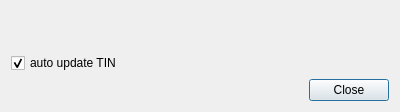
<?xml version="1.0" encoding="UTF-8"?>
<ui version="4.0">
 <class>HdTinEditorUiDialog</class>
 <widget class="QDialog" name="HdTinEditorUiDialog">
  <property name="geometry">
   <rect>
    <x>0</x>
    <y>0</y>
    <width>400</width>
    <height>112</height>
   </rect>
  </property>
  <property name="windowTitle">
   <string>Edit TIN</string>
  </property>
  <property name="locale">
   <locale language="English" country="UnitedStates"/>
  </property>
  <layout class="QVBoxLayout" name="verticalLayout">
   <item>
    <layout class="QHBoxLayout" name="layoutAction"/>
   </item>
   <item>
    <layout class="QVBoxLayout" name="zSpecifierLayout"/>
   </item>
   <item>
    <spacer name="verticalSpacer">
     <property name="orientation">
      <enum>Qt::Vertical</enum>
     </property>
     <property name="sizeHint" stdset="0">
      <size>
       <width>20</width>
       <height>40</height>
      </size>
     </property>
    </spacer>
   </item>
   <item>
    <widget class="QCheckBox" name="checkBoxAutoUpdate">
     <property name="text">
      <string>auto update TIN</string>
     </property>
     <property name="checked">
      <bool>true</bool>
     </property>
    </widget>
   </item>
   <item>
    <widget class="QDialogButtonBox" name="buttonBox">
     <property name="orientation">
      <enum>Qt::Horizontal</enum>
     </property>
     <property name="standardButtons">
      <set>QDialogButtonBox::Close</set>
     </property>
    </widget>
   </item>
  </layout>
 </widget>
 <resources/>
 <connections>
  <connection>
   <sender>buttonBox</sender>
   <signal>accepted()</signal>
   <receiver>HdTinEditorUiDialog</receiver>
   <slot>accept()</slot>
   <hints>
    <hint type="sourcelabel">
     <x>257</x>
     <y>102</y>
    </hint>
    <hint type="destinationlabel">
     <x>157</x>
     <y>274</y>
    </hint>
   </hints>
  </connection>
  <connection>
   <sender>buttonBox</sender>
   <signal>rejected()</signal>
   <receiver>HdTinEditorUiDialog</receiver>
   <slot>reject()</slot>
   <hints>
    <hint type="sourcelabel">
     <x>325</x>
     <y>102</y>
    </hint>
    <hint type="destinationlabel">
     <x>286</x>
     <y>274</y>
    </hint>
   </hints>
  </connection>
 </connections>
</ui>
